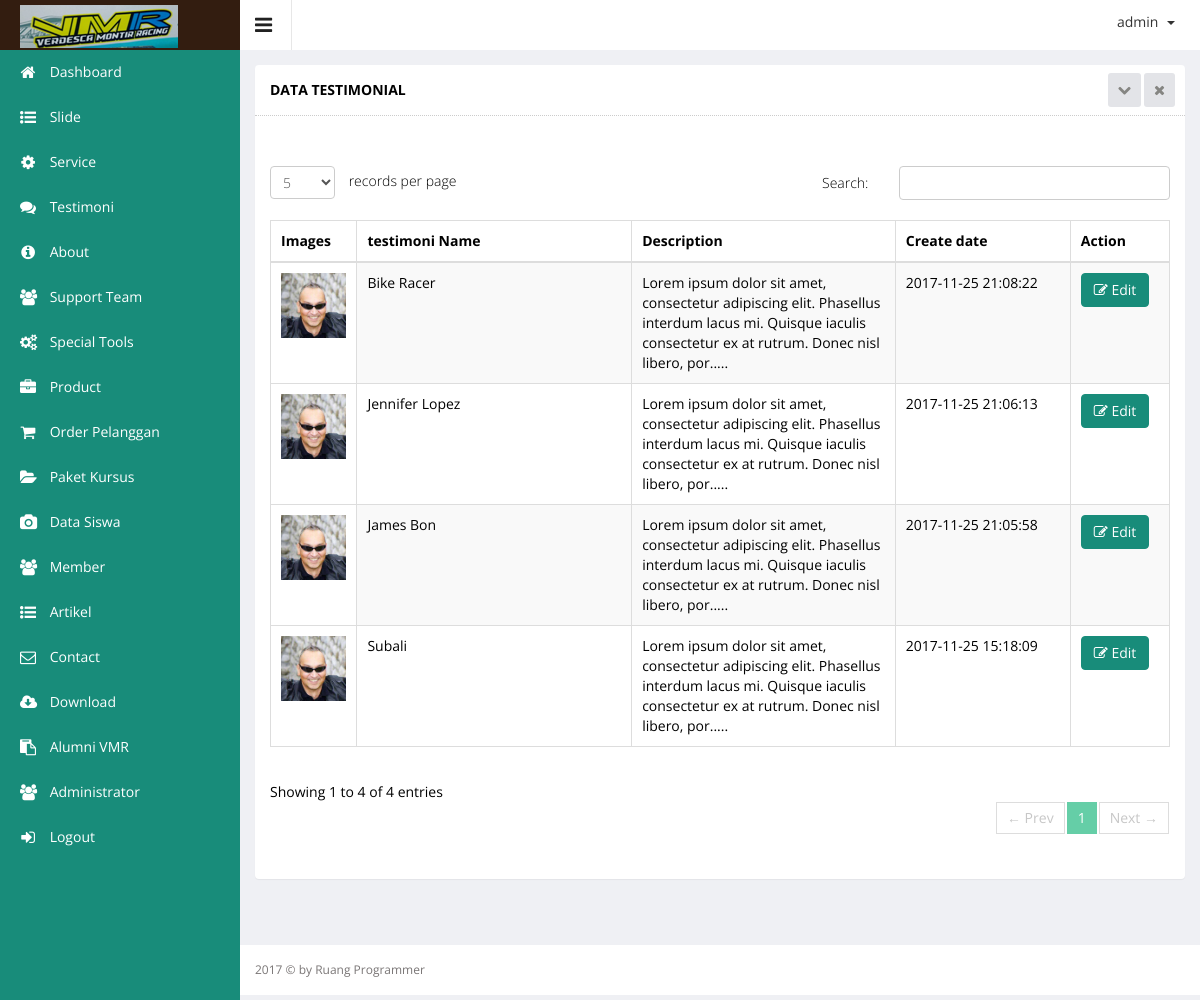
Page /admin/index.php?hal=master/testimoni/list (signed in) on the committed database.
### tables this page shows
CREATE TABLE `testimoni` (
  `testimoni_id` int(11) NOT NULL,
  `testimoni_name` varchar(200) DEFAULT NULL,
  `testimoni_desc` varchar(200) DEFAULT NULL,
  `testimoni_images` varchar(200) DEFAULT NULL,
  `testimoni_city` varchar(100) DEFAULT NULL,
  `testimoni_date` datetime DEFAULT NULL
);

### admin/master/testimoni/list.php (the view, shortened to what this page needs)
<div class="wrapper">
    <div class="row">
        <div class="col-sm-12">
            <section class="panel">
                <header class="panel-heading">
                    Data Testimonial
                    <span class="tools pull-right">
                        <a href="javascript:;" class="fa fa-chevron-down"></a>
                        <a href="javascript:;" class="fa fa-times"></a>
                     </span>
                </header>
                <div class="panel-body">
                    <div class="adv-table editable-table ">
                        <div class="clearfix">
                            <div class="btn-group">
                            </div>
                        </div>
                        <table class="table table-striped table-hover table-bordered" id="editable-sample">
                            <thead>
                            <tr>
                                <th width="100px">Images</th>
                                <th width="30%">testimoni Name</th>
                                <th>Description</th>
                                <th width="20%">Create date</th>
                                <th width="10%">Action</th>
                            </tr>
                            </thead>
                            <tbody>
                            <?php
                            $queryPortofolio = mysql_query("SELECT * FROM testimoni ORDER BY testimoni_id DESC");
                            while ($rowtestimoni = mysql_fetch_array($queryPortofolio)) {
                                ?>
                                <tr class="">
                                    <td><img src="../images/testimoni/<?php echo $rowtestimoni['testimoni_images']; ?>"
                                             width="100%"></td>
                                    <td><?php echo $rowtestimoni['testimoni_name'] ?></td>
                                    <td><?php echo substr(htmlentities($rowtestimoni['testimoni_desc']),0,150); ?>.....</td>
                                    <td><?php echo $rowtestimoni['testimoni_date']; ?></td>
                                    <td>
                                        <a href="?hal=master/testimoni/edit&id=<?php echo $rowtestimoni['testimoni_id']; ?>">
                                            <button class="btn btn-primary" type="submit"><i class="fa fa-edit"
                                                                                             aria-hidden="true"></i>
                                                Edit
                                            </button>
                                        </a>
                                    </td>
                                </tr>
                            <?php } ?>
                            </tbody>
                        </table>
                    </div>
                </div>
            </section>
        </div>
    </div>
</div>

### rows in the picture
testimoni: testimoni_images (picture), testimoni_name "Bike Racer", testimoni_desc "Lorem ipsum dolor sit amet, consectetur adipiscing elit. Phasellus interdum lacus mi. Quisque iaculis consectetur ex at rutrum. Donec nisl libero, por", testimoni_date "2017-11-25 21:08:22"
testimoni: testimoni_images (picture), testimoni_name "Jennifer Lopez", testimoni_desc "Lorem ipsum dolor sit amet, consectetur adipiscing elit. Phasellus interdum lacus mi. Quisque iaculis consectetur ex at rutrum. Donec nisl libero, por", testimoni_date "2017-11-25 21:06:13"
testimoni: testimoni_images (picture), testimoni_name "James Bon", testimoni_desc "Lorem ipsum dolor sit amet, consectetur adipiscing elit. Phasellus interdum lacus mi. Quisque iaculis consectetur ex at rutrum. Donec nisl libero, por", testimoni_date "2017-11-25 21:05:58"
testimoni: testimoni_images (picture), testimoni_name "Subali", testimoni_desc "Lorem ipsum dolor sit amet, consectetur adipiscing elit. Phasellus interdum lacus mi. Quisque iaculis consectetur ex at rutrum. Donec nisl libero, por", testimoni_date "2017-11-25 15:18:09"

### other values in the picture
$_SESSION['username'] "admin"
